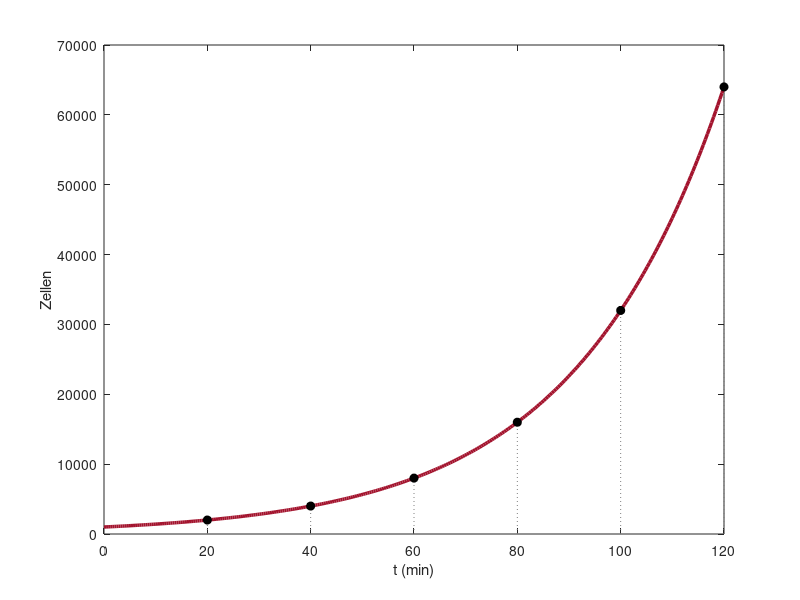

MATLAB code for this plot:
% Abb. 3.10: Wachstum von E. coli mit der Verdopplungszeit 20 Minuten (Buch, Abschnitt 3.2, Gl. 3.18)
% x(t) = 1000 · 2^(t/20) = 1000 e^(r t) mit r = ln(2)/20 pro Minute
% (c) 2026 Philipp Kügler · Programm zum Buch „Dynamische Systeme in den Lebenswissenschaften“ · MIT-Lizenz (siehe LICENSE)
tV = 20; x0 = 1000;
r = log(2) / tV;
t = linspace(0, 120, 300);
plot(t, x0 * exp(r * t), 'Color', [0.64 0.08 0.18], 'LineWidth', 2.5); hold on
for k = 1:6
    plot([tV * k tV * k], [0 x0 * 2^k], ':', 'Color', [0.5 0.5 0.5]); plot(tV * k, x0 * 2^k, 'ko', 'MarkerFaceColor', 'k');
end
hold off
fprintf('r = ln(2)/20 = %.5f pro Minute;  x(120) = %.0f Zellen\n', r, x0 * exp(r * 120));
xlabel('t (min)'); ylabel('Zellen'); set(gca, 'XTick', 0:20:120);
